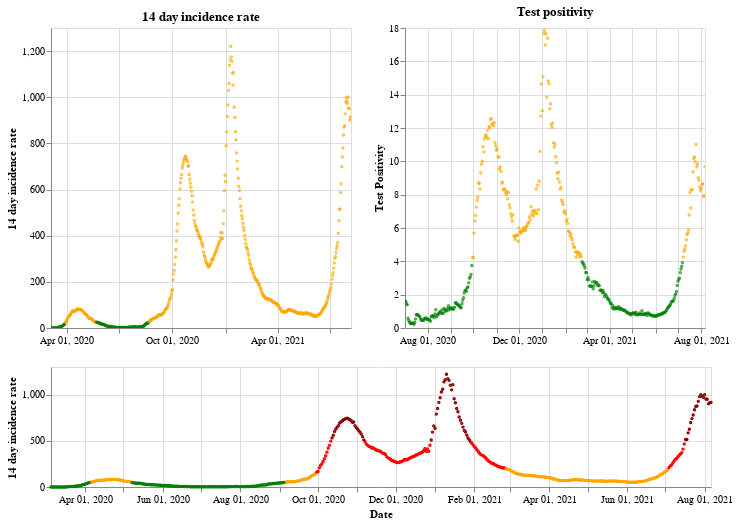

This figure's notebook cell:
### Markdown cell above
## Northern Ireland

### Code cell
plot_traffic_light('Northern Ireland')

### Figure 1 — Vega-Lite specification as saved in the notebook (floating-point values rounded to 4 significant figures; data arrays with more than 128 entries replaced by an {"elided": "..."} marker saying what was removed)
{"config": {"view": {"continuousWidth": 400, "continuousHeight": 300}}, "vconcat": [{"hconcat": [{"mark": {"type": "point", "size": 2}, "encoding": {"color": {"condition": {"value": "green", "test": "(datum.twoWeeklyCasesRate <= 25)"}, "value": "orange"}, "tooltip": [{"type": "nominal", "field": "areaName"}, {"type": "temporal", "field": "date"}, {"type": "quantitative", "field": "twoWeeklyCasesRate"}, {"type": "quantitative", "field": "testPositivity"}], "x": {"type": "temporal", "axis": {"title": ""}, "field": "date", "scale": {"domain": {"selection": "DateBrush"}}, "timeUnit": "yearmonthdate"}, "y": {"type": "quantitative", "axis": {"title": "14 day incidence rate"}, "field": "twoWeeklyCasesRate"}}, "title": "14 day incidence rate", "width": 300}, {"mark": {"type": "point", "size": 2}, "encoding": {"color": {"condition": {"value": "green", "test": "(datum.testPositivity <= 4)"}, "value": "orange"}, "tooltip": [{"type": "nominal", "field": "areaName"}, {"type": "temporal", "field": "date"}, {"type": "quantitative", "field": "twoWeeklyCasesRate"}, {"type": "quantitative", "field": "testPositivity"}], "x": {"type": "temporal", "axis": {"title": ""}, "field": "date", "scale": {"domain": {"selection": "DateBrush"}}, "timeUnit": "yearmonthdate"}, "y": {"type": "quantitative", "axis": {"title": "Test Positivity"}, "field": "testPositivity"}}, "title": "Test positivity", "width": 300}]}, {"layer": [{"mark": {"type": "point", "size": 2}, "encoding": {"color": {"condition": {"value": "orange", "test": "(((datum.testPositivity < 4) && (datum.twoWeeklyCasesRate >= 50)) && (datum.twoWeeklyCasesRate < 200))"}, "value": "red"}, "opacity": {"condition": {"value": 1, "test": "((datum.twoWeeklyCasesRate >= 50) && (datum.twoWeeklyCasesRate < 500))"}, "value": 0}, "tooltip": [{"type": "nominal", "field": "areaName"}, {"type": "temporal", "field": "date"}, {"type": "quantitative", "field": "twoWeeklyCasesRate"}, {"type": "quantitative", "field": "testPositivity"}], "x": {"type": "temporal", "axis": {"title": "Date"}, "field": "date", "timeUnit": "yearmonthdate"}, "y": {"type": "quantitative", "axis": {"title": "14 day incidence rate"}, "field": "twoWeeklyCasesRate"}}, "selection": {"DateBrush": {"type": "interval", "encodings": ["x"], "fields": ["Time"]}}}, {"mark": {"type": "point", "size": 2}, "encoding": {"color": {"value": "darkred"}, "opacity": {"condition": {"value": 1, "test": "(datum.twoWeeklyCasesRate >= 500)"}, "value": 0}, "tooltip": [{"type": "nominal", "field": "areaName"}, {"type": "temporal", "field": "date"}, {"type": "quantitative", "field": "twoWeeklyCasesRate"}, {"type": "quantitative", "field": "testPositivity"}], "x": {"type": "temporal", "axis": {"title": "Date"}, "field": "date", "timeUnit": "yearmonthdate"}, "y": {"type": "quantitative", "axis": {"title": "14 day incidence rate"}, "field": "twoWeeklyCasesRate"}}}, {"mark": {"type": "point", "size": 2}, "encoding": {"color": {"condition": {"value": "green", "test": "((datum.testPositivity < 4) && (datum.twoWeeklyCasesRate < 50))"}, "value": "orange"}, "opacity": {"condition": {"value": 1, "test": "(datum.twoWeeklyCasesRate < 50)"}, "value": 0}, "tooltip": [{"type": "nominal", "field": "areaName"}, {"type": "temporal", "field": "date"}, {"type": "quantitative", "field": "twoWeeklyCasesRate"}, {"type": "quantitative", "field": "testPositivity"}], "x": {"type": "temporal", "axis": {"title": "Date"}, "field": "date", "timeUnit": "yearmonthdate"}, "y": {"type": "quantitative", "axis": {"title": "14 day incidence rate"}, "field": "twoWeeklyCasesRate"}}}], "height": 120, "width": 660}], "data": {"name": "data-f43cd91eae50669f3b2f784b0a6e7093"}, "$schema": "https://vega.github.io/schema/vega-lite/v4.8.1.json", "datasets": {"data-f43cd91eae50669f3b2f784b0a6e7093": {"elided": "520 records"}}}
